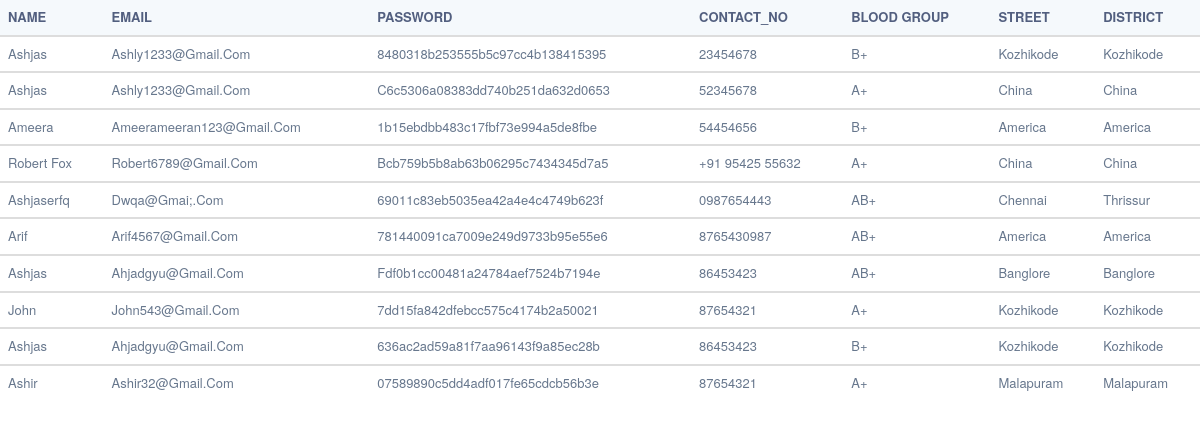
Page /admin/requestda.php on the committed database.
### tables this page shows
CREATE TABLE IF NOT EXISTS `request` (
  `id` int(100) NOT NULL AUTO_INCREMENT,
  `name` varchar(200) NOT NULL,
  `email` varchar(400) NOT NULL,
  `password` varchar(100) NOT NULL,
  `contact_no` varchar(200) NOT NULL,
  `blood_group` varchar(300) NOT NULL,
  `street` varchar(400) NOT NULL,
  `district` text NOT NULL,
  `date` datetime NOT NULL DEFAULT current_timestamp(),
  PRIMARY KEY (`id`)
);

### admin/requestda.php (the view, shortened to what this page needs)
<?php
include('connect.php');
?>
<html lang="en">
<head>
    <link rel="stylesheet" href="https://maxcdn.bootstrapcdn.com/bootstrap/3.4.1/css/bootstrap.min.css">
    <link rel="stylesheet" href="style/donordastyle.css" type="text/css" />
</head>
<body>
    <div class="demotable">
        <div class="table-responsive">
            <?php
$sql="SELECT * FROM request ";
if($req=mysqli_query($connect,$sql)){
    echo"<table class='table table-hover table-nowrap'>
    <thead class='thead-light' style='background-color: #f5f9fc;
    text-transform: uppercase;
    font-size :12px;
    font-weight: 500;
    color: #525f7f'>
    <tr>
    <th scope='col'style='font-size:small'>Name</th>
        <th scope='col'style='font-size:small'>Email</th>
        <th scope='col'style='font-size:small'>Password</th>
        <th scope='col'style='font-size:small'>Contact_no</th>
        <th scope='col'style='font-size:small'>Blood Group</th>
        <th scope='col'style='font-size:small'>Street</th>
        <th scope='col'style='font-size:small'>District</th>
    </tr>
    </thead>";
   while($ar=mysqli_fetch_array($req)){
echo " <tbody>
<tr class='sbtable'>
<td style='font-size:small'>".$ar['name']."</td>
<td style='font-size:small'>".$ar['email']."</td>
<td style='font-size:small'>".$ar['password']."</td>
<td style='font-size:small'>".$ar['contact_no']."</td>
<td style='font-size:small'>".$ar['blood_group']."</td>
<td style='font-size:small'>".$ar['street']."</td>
<td style='font-size:small'>".$ar['district']."</td>
</tr>
</tbody>";
   }
echo "</table>";
}
?>
        </div>
    </div>
</body>
</html>

### admin/style/donordastyle.css (style rules this page uses)
* { margin:0px; padding: 0px }
body { font-family: "Helvetica Neue",Helvetica,Arial,sans-serif; font-size: 14px; line-height: 1.42857143; color: #333; }
.table { background:#543c52; }
.sbtable { background-color: white; text-transform: capitalize; color: rgb(103 119 141) }
.demotable { display: flex; flex-direction: column; }

### rows in the picture
request: name "Ashjas", email "Ashly1233@gmail.com", password "8480318b253555b5c97cc4b138415395", contact_no "23454678", blood_group "B+", street "Kozhikode", district "Kozhikode"
request: name "Ashjas", email "Ashly1233@gmail.com", password "C6c5306a08383dd740b251da632d0653", contact_no "52345678", blood_group "A+", street "China", district "China"
request: name "Ameera", email "Ameerameeran123@gmail.com", password "1b15ebdbb483c17fbf73e994a5de8fbe", contact_no "54454656", blood_group "B+", street "America", district "America"
request: name "Robert Fox", email "Robert6789@gmail.com", password "Bcb759b5b8ab63b06295c7434345d7a5", contact_no "+91 95425 55632", blood_group "A+", street "China", district "China"
request: name "Ashjaserfq", email "Dwqa@gmai;.com", password "69011c83eb5035ea42a4e4c4749b623f", contact_no "0987654443", blood_group "AB+", street "Chennai", district "Thrissur"
request: name "Arif", email "Arif4567@gmail.com", password "781440091ca7009e249d9733b95e55e6", contact_no "8765430987", blood_group "AB+", street "America", district "America"
request: name "Ashjas", email "Ahjadgyu@gmail.com", password "Fdf0b1cc00481a24784aef7524b7194e", contact_no "86453423", blood_group "AB+", street "Banglore", district "Banglore"
request: name "John", email "John543@gmail.com", password "7dd15fa842dfebcc575c4174b2a50021", contact_no "87654321", blood_group "A+", street "Kozhikode", district "Kozhikode"
request: name "Ashjas", email "Ahjadgyu@gmail.com", password "636ac2ad59a81f7aa96143f9a85ec28b", contact_no "86453423", blood_group "B+", street "Kozhikode", district "Kozhikode"
request: name "Ashir", email "Ashir32@gmail.com", password "07589890c5dd4adf017fe65cdcb56b3e", contact_no "87654321", blood_group "A+", street "Malapuram", district "Malapuram"
